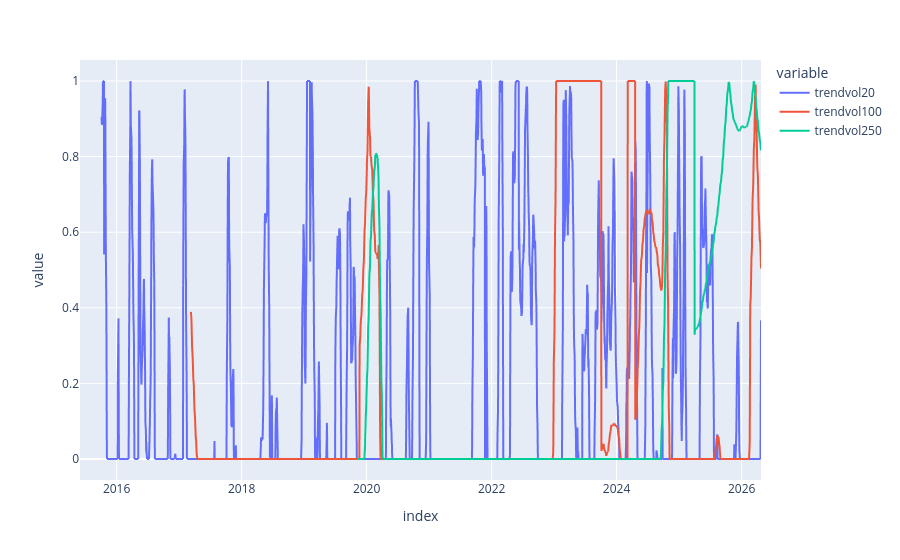

Notebook source saved alongside this figure:
### Code cell
df.plot(y = ['trendvol20', 'trendvol100', 'trendvol250'])

### Figure 1 — Plotly figure (JSON) as saved in the notebook; plotly's stock layout.template omitted (floating-point values rounded to 4 significant figures; data arrays with more than 128 entries replaced by an {"elided": "..."} marker saying what was removed)
{"data": [{"hovertemplate": "variable=trendvol20<br>index=%{x}<br>value=%{y}<extra></extra>", "legendgroup": "trendvol20", "line": {"color": "#636efa", "dash": "solid"}, "marker": {"symbol": "circle"}, "mode": "lines", "name": "trendvol20", "showlegend": true, "type": "scattergl", "x": {"elided": "2742 str values"}, "xaxis": "x", "y": {"elided": "2742 float values"}, "yaxis": "y"}, {"hovertemplate": "variable=trendvol100<br>index=%{x}<br>value=%{y}<extra></extra>", "legendgroup": "trendvol100", "line": {"color": "#EF553B", "dash": "solid"}, "marker": {"symbol": "circle"}, "mode": "lines", "name": "trendvol100", "showlegend": true, "type": "scattergl", "x": {"elided": "2742 str values"}, "xaxis": "x", "y": {"elided": "2742 float values"}, "yaxis": "y"}, {"hovertemplate": "variable=trendvol250<br>index=%{x}<br>value=%{y}<extra></extra>", "legendgroup": "trendvol250", "line": {"color": "#00cc96", "dash": "solid"}, "marker": {"symbol": "circle"}, "mode": "lines", "name": "trendvol250", "showlegend": true, "type": "scattergl", "x": {"elided": "2742 str values"}, "xaxis": "x", "y": {"elided": "2742 float values"}, "yaxis": "y"}], "layout": {"legend": {"title": {"text": "variable"}, "tracegroupgap": 0}, "margin": {"t": 60}, "xaxis": {"anchor": "y", "domain": [0, 1], "title": {"text": "index"}}, "yaxis": {"anchor": "x", "domain": [0, 1], "title": {"text": "value"}}}}
